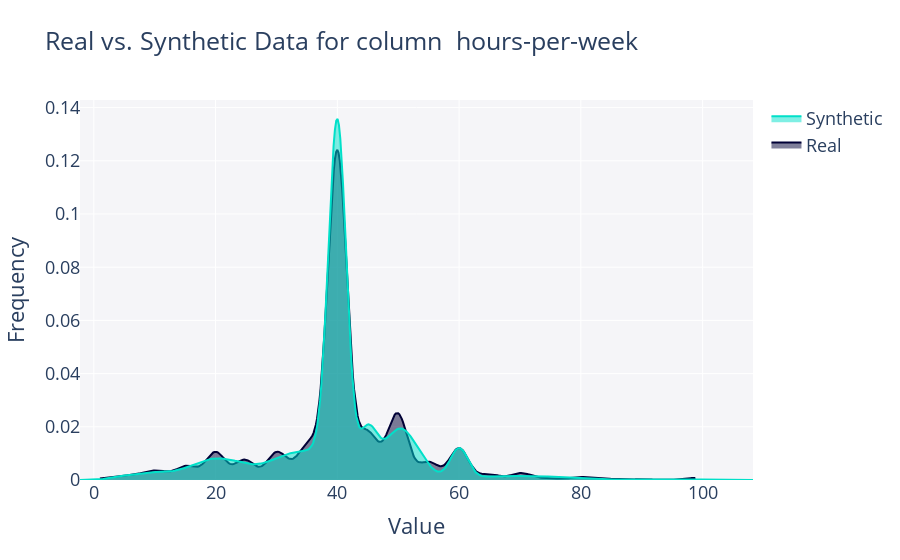

Notebook code for this chart:
### Code cell
from sdv.evaluation.single_table import get_column_plot

fig = get_column_plot(
    real_data=age_hours_df,
    synthetic_data=synthetic_df_full,
    column_name=' hours-per-week',
    metadata=metadata1
)
    
fig.show()

### Figure 1 — Plotly figure (JSON) as saved in the notebook; plotly's stock layout.template omitted (floating-point values rounded to 4 significant figures; data arrays with more than 128 entries replaced by an {"elided": "..."} marker saying what was removed)
{"data": [{"fill": "tozeroy", "hovertemplate": "<b>Real</b><br>Value: %{x}<br>Frequency: %{y}<extra></extra>", "legendgroup": "Real", "marker": {"color": "#000036"}, "mode": "lines", "name": "Real", "showlegend": true, "type": "scatter", "x": {"elided": "500 float values"}, "xaxis": "x", "y": {"elided": "500 float values"}, "yaxis": "y"}, {"fill": "tozeroy", "hovertemplate": "<b>Synthetic</b><br>Value: %{x}<br>Frequency: %{y}<extra></extra>", "legendgroup": "Synthetic", "marker": {"color": "#01E0C9"}, "mode": "lines", "name": "Synthetic", "showlegend": true, "type": "scatter", "x": {"elided": "500 float values"}, "xaxis": "x", "y": {"elided": "500 float values"}, "yaxis": "y"}], "layout": {"barmode": "overlay", "font": {"size": 18}, "hovermode": "closest", "legend": {"traceorder": "reversed"}, "plot_bgcolor": "#F5F5F8", "title": {"text": "Real vs. Synthetic Data for column  hours-per-week"}, "xaxis": {"anchor": "y2", "domain": [0, 1], "title": {"text": "Value"}, "zeroline": false}, "yaxis": {"anchor": "free", "domain": [0, 1], "position": 0, "title": {"text": "Frequency"}}}}
